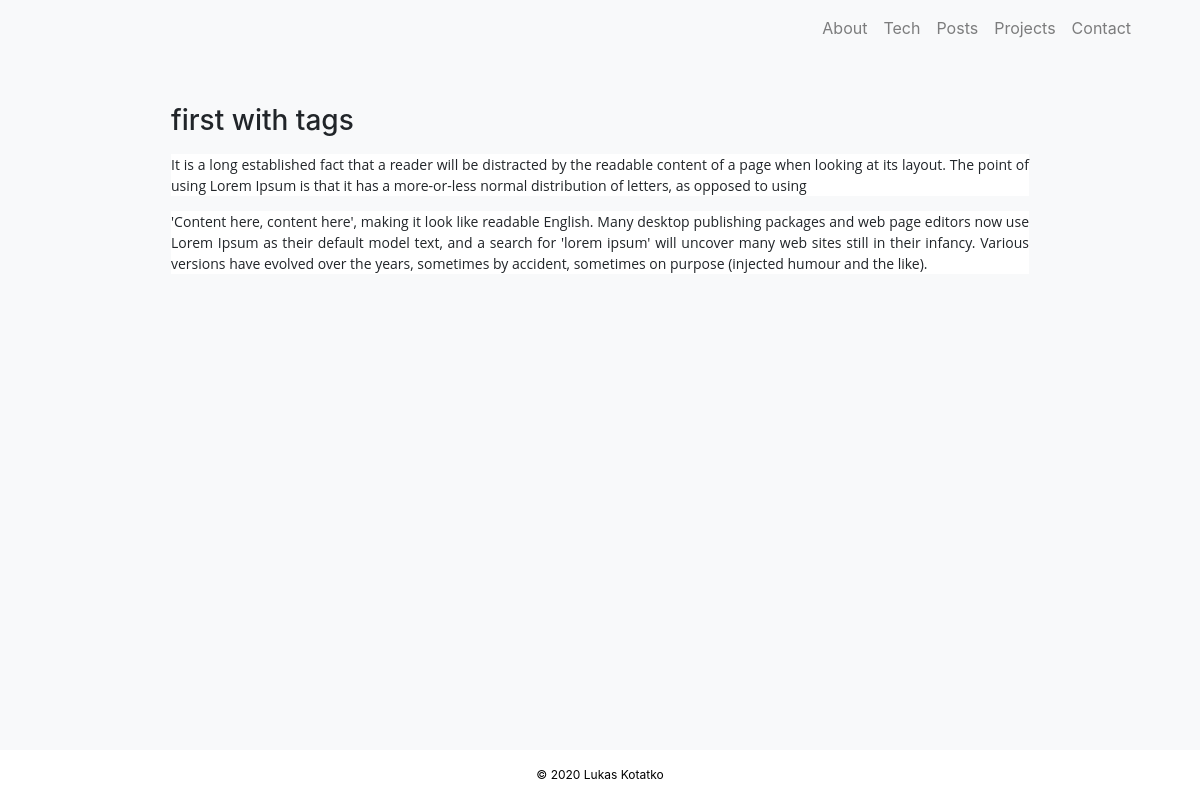
/post/6, run on the app's committed database.
### application/models.py (models this page shows, shortened)
class PostModel(db.Model):
    __tablename__ = "posts"
    id = db.Column(db.Integer, primary_key=True)
    title = db.Column(db.String(128), unique=False, nullable=False)
    body = db.Column(db.Text, unique=False, nullable=False)
    tags = db.Column(db.Text, unique=False, nullable=True)
    time_posted = db.Column(db.DateTime, unique=False, nullable=False)

### application/routes.py (the view)
@app.route('/post/<int:post_id>')
def post(post_id:int):
    post = PostModel.query.get_or_404(post_id)
    return render_template("post.html", post=post)

### application/templates/post.html (shortened to what this page needs)
{% extends 'layout.html' %}
{% block content %}
    <div class="container post">
        <h3>{{ post.title }}</h3>
        <p>{{ post.body | safe }}</p>
    </div>
{% endblock %}

### application/static/css/style.css (style rules this page uses)
html, body { background-color: #F8F9FA; }
body { margin:0; padding:0; }
.post { text-align: justify; }
@media screen and (min-width: 801px) { .post { width: 80%; } }

### data on the page
PostModel: title "first with tags", body "It is a long established fact that a reader will be distracted by the readable content of a page when looking at its layout. The point of using Lorem Ipsum is that it has a more-or-less normal distribution of letters, as opposed to using 'Content here, content here', making it look like readable English. Many desktop publishing packages and web page editors now use Lorem Ipsum as their default model text, and a search for 'lorem ipsum' will uncover many web sites still in their infancy. Various versions have evolved over the years, sometimes by accident, sometimes on purpose (injected humour and the like)."
